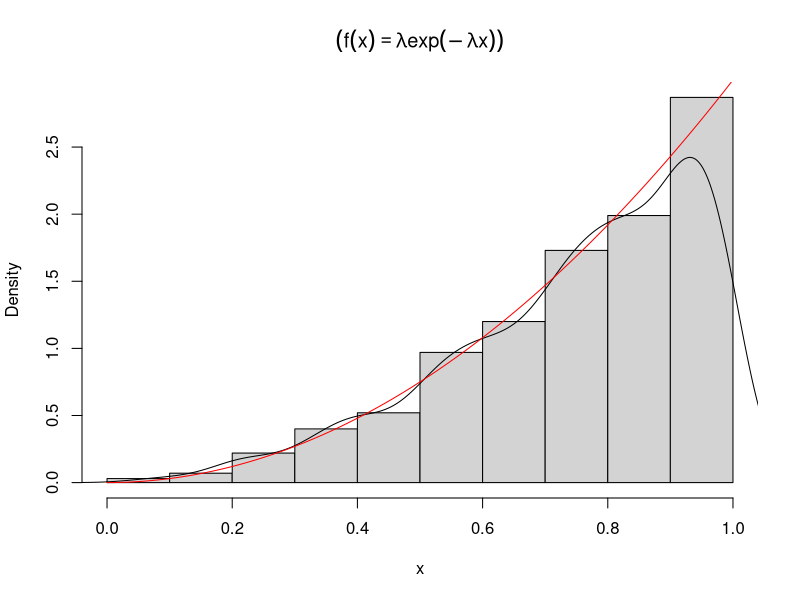
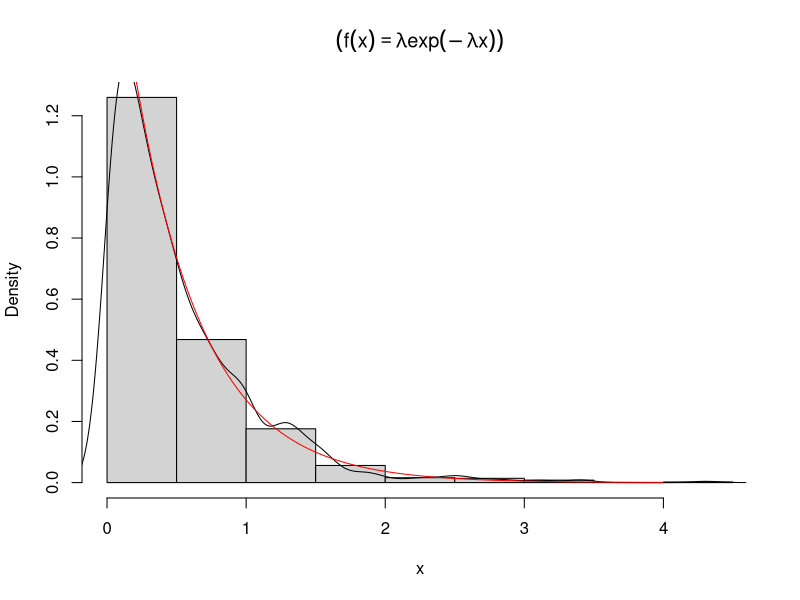
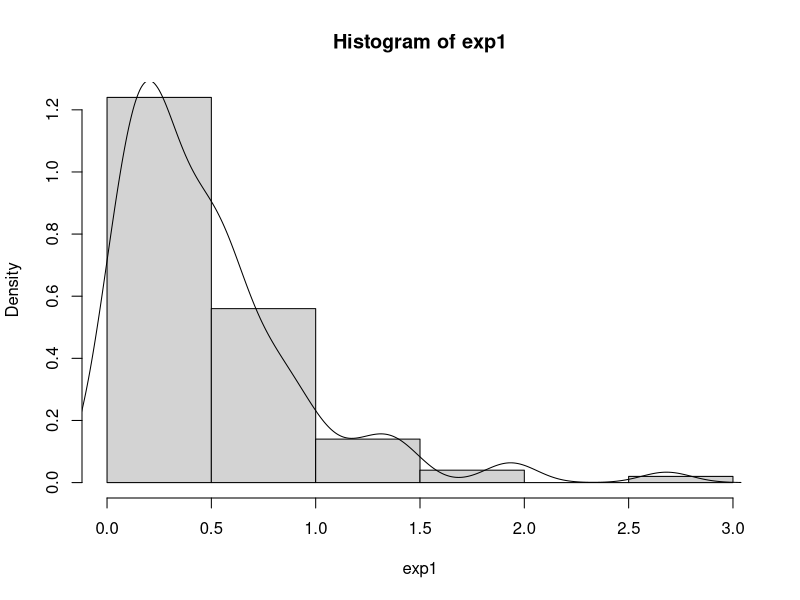
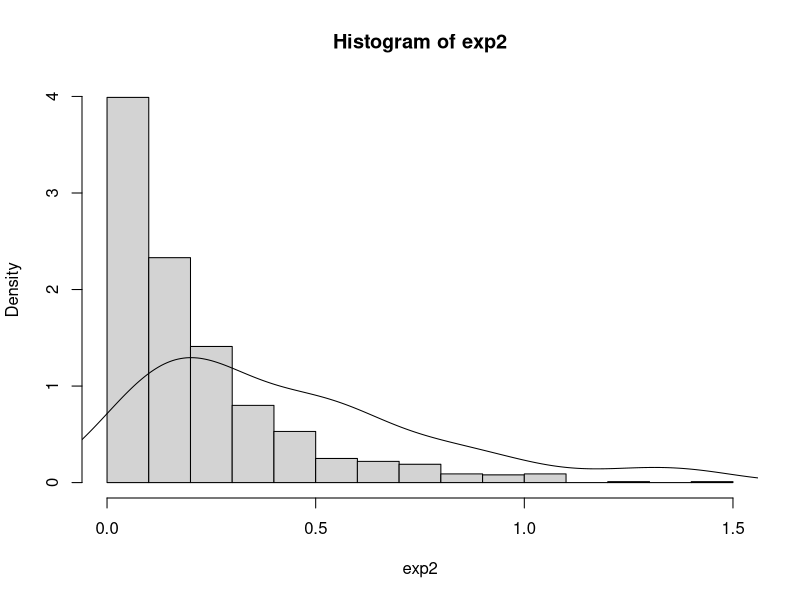
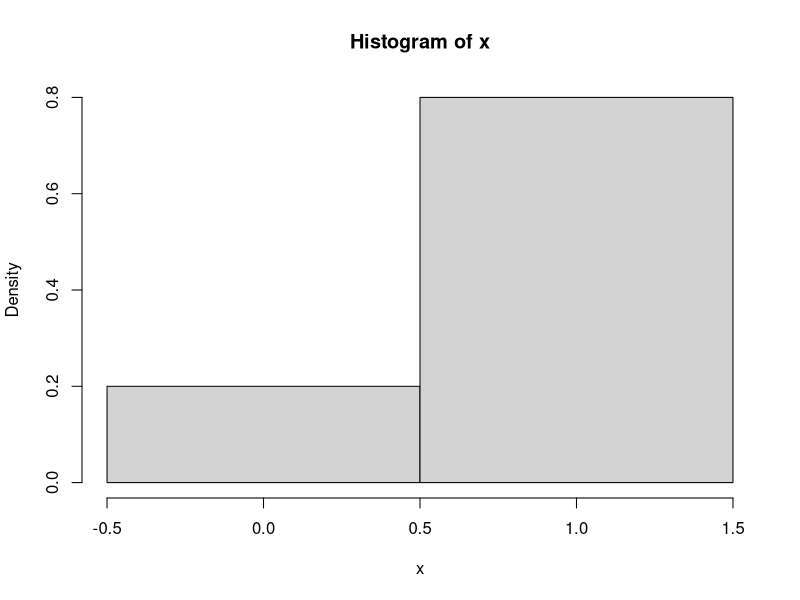
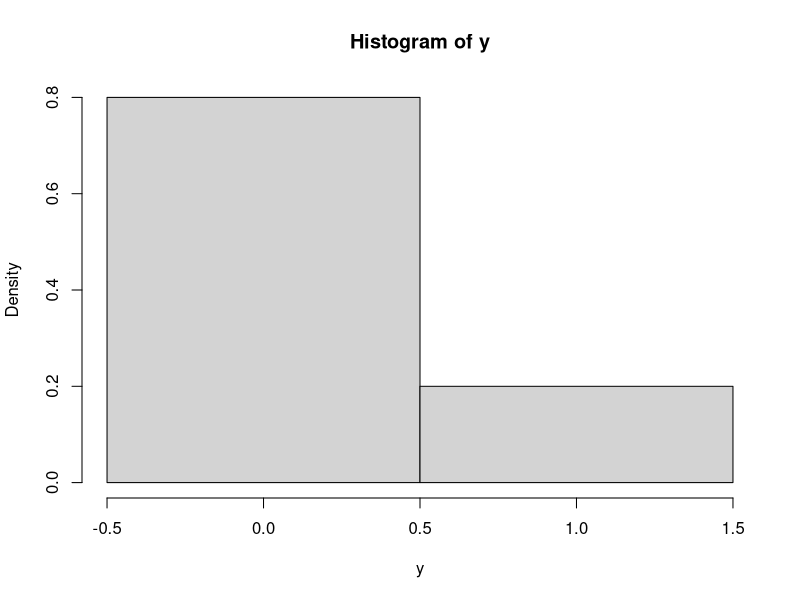
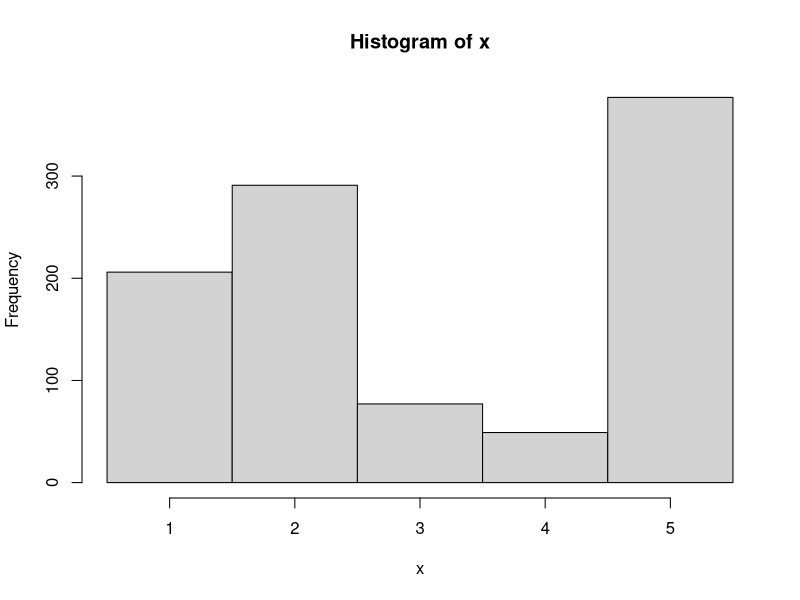
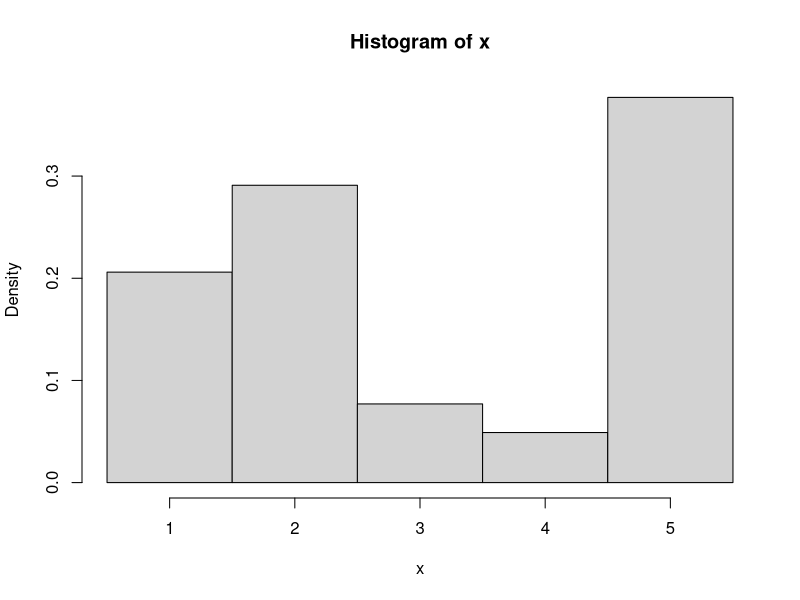

These figures' R source, in order:
# Aula 6 - Estatística Computacional
rm(list = ls())

# Método da transformação inversa -----------------------------------------

n = 1000
u = runif(n) # geração do vetor u 
x = u ** (1/3) # transformação
# histograma da amostra
hist(x, pro=TRUE, main=expression((f(x) == lambda* exp(-lambda*x))))
lines(density((x)))

# Para gerar o grafico da finção teórica
y = seq(0,1 , .01)
# curva teórica 
lines(y,3 * y ** 2, col = "red")

# Para a distribuição exponencial

n = 1000
lambda = 2 
u = runif(n) # geração do vetor u 
x = (-1/lambda)*log(u) # transformação
# histograma da amostra
hist(x, pro=TRUE, main=expression((f(x) == lambda* exp(-lambda*x))))
lines(density((x)))

# Para gerar o grafico da finção teórica
y = seq(0,4,0.01) # curva teórica 
lines(y,lambda* exp(-lambda*y), col = "red")

rexpon = function(n, lamb){
  u = runif(n) # geração do vetor u 
  x = (-1/lamb)*log(u) # transformação
  return(x)
}

exp1 = rexp(100,2)
hist(exp1, prob = T)
lines(density(exp1))

lamb = 5
exp2 = rexp(n, lamb)
hist(exp2, prob = T)
lines(density(exp1))


# Exemplo 3

n = 10
p = 0.4
u = runif(n)
u > 0.6 # visualizar o vetor lógico
x = as.integer(u < 0.6)
x
mean(x) # teeórico: mu = p = 0,4
var(x) # teórico: sigma**2 = p(1-p)=0,4*0,6 = 0,24

hist(x, breaks = c(-0.5, 0.5, 1.5), probability = TRUE)
# para gerar o gráfico da função do R
y = rbinom(n, size = 1, prob = p)
hist(y, breaks = c(-0.5, 0.5, 1.5), probability = TRUE)
# amostra maior
n = 1000

# Exemplo 3 
n = 1000
p = c(0.2, 0.3, 0.1, 0.05, 0.35)
Fx = cumsum(p)
u = runif(n)
x = 1:n
for (i in 1:n) {
  indice = 1
  while(u[i] > Fx[indice]){
    indice = indice +1
  }
  x[i] = indice
}
hist(x, breaks = seq(0.5, 5.5))
hist(x, breaks = seq(0.5, 5.5), probability = TRUE)

# Método da aceitação/rejeição 

# Ex 5

y = seq(0,1, length=100)
plot(y, 6*y*(1-y), type = 'l')

# ou usando a própria densidade beta do R
curve(dbeta(x, 2, 2), col='red')
# ponto maximo é considerado como a constante c

# gerar n observações da B(2,2) usando o metódo da rejeição
# função g é a U(0,1) e c = 1,5
n = 1000
k = 0 # contador para aceitação
j = 0 # número de interações
x = numeric(n)
while(k < n){
  u = runif(1)
  j = j + 1
  y = runif(1) # v. a. de g
  if(u <= 4*y*(1-y)) { # aceitamos y
    k = k +1
    x[k] = y
  }
}

j # interações necessárias para n
hist(x, probability = TRUE)
lines(density(x), col= "blue")
lines(density(rbeta(n,2,2)), col= "red")

# comparar quantis empíricos e teóricoas 
p = seq(.1, .9, .1)
Qhat = quantile(x, p)
Q = qbeta(p, 2, 2)
round(rbind(Qhat, Q), 3)

# incluir o erro padrão da estimativa 
ep = sqrt(p * (1-p)) / (sqrt(n) * dbeta(Q, 2, 2))
round(rbind(Qhat, Q, ep), 3)


# Exercício 

n = 10000
a = 2
b = 2
u = rexp(n,b)
x = c()
gama = function(n, a, b){
  for (i in 1:n) {
    x[i] = -(1/b)* log(prod(runif(a)))
  }
  return(x)
}

gama_e = function(n, b){
  for (i in 1:n) {
    x[i] = sum(rexp(b))
  }
  return(x)
}


x = gama(n, a, b)
ks.test(x, "pgamma", 2, 2)
mean(x)
var(x)


x = gama_e(n, b)
ks.test(x, "pgamma", 2, 2)

hist(x, probability = TRUE)
lines(density(x), col= "blue")

lines(density(rbeta(n,2,2)), col= "red")




